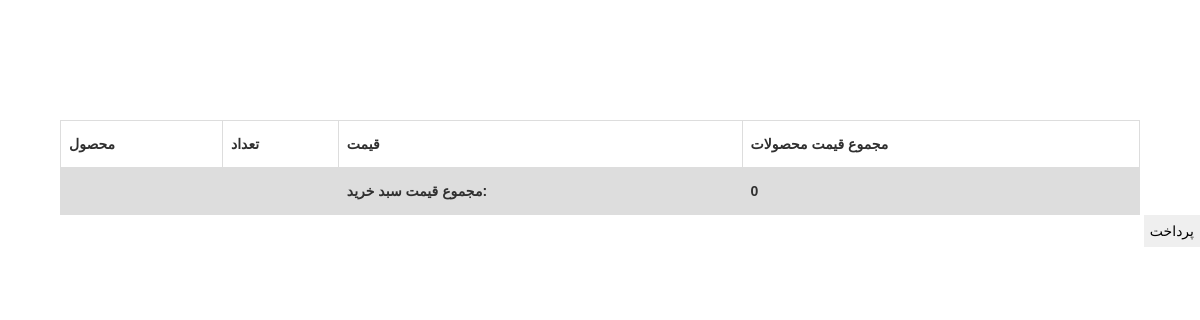
/cartu/cart/cart_shop (signed in), run on an earlier commit of the app's database.
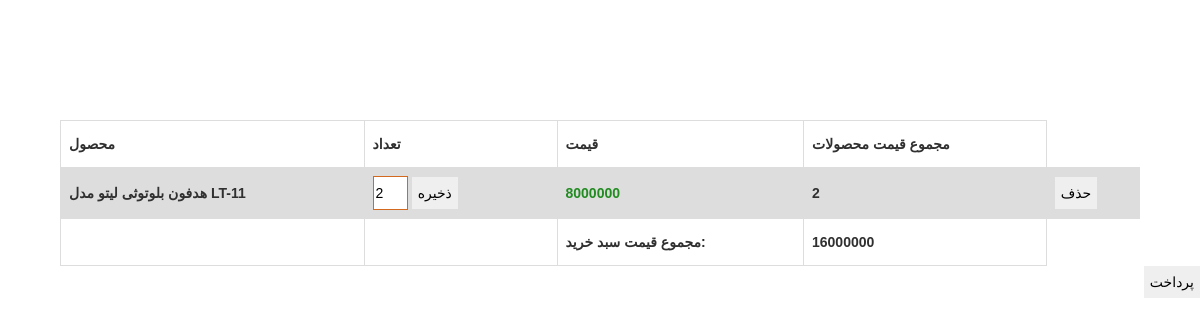
And on a later commit of the database.
### cart/models.py (models this page shows, shortened)
class order_details(models.Model):
    product = models.ForeignKey(product, on_delete=models.CASCADE)
    order = models.ForeignKey(order, on_delete=models.CASCADE)
    final_price = models.IntegerField(null=True, blank=True)
    countp = models.IntegerField(blank=True, null=True)

### products/models.py (models this page shows, shortened)
class product(models.Model):
    pic = models.ImageField(upload_to='image', null=True, blank=True)
    pic1 = models.ImageField(upload_to='image', null=True, blank=True)
    pic2 = models.ImageField(upload_to='image', null=True, blank=True)
    title = models.CharField(max_length=30,verbose_name='عنوان')
    category1 = models.ForeignKey(category, default=True, on_delete=models.CASCADE, null=True, blank=True,
                                  related_name='gat',verbose_name='دسته بندی')
    number = models.IntegerField(blank=True, null=True, default=0,verbose_name='تعداد')
    brand = models.ForeignKey(brand, on_delete=models.CASCADE, null=True, blank=True, default="null",verbose_name='برند')
    price = models.IntegerField(verbose_name='قیمت')
    discripion = models.CharField(max_length=300 ,verbose_name='توضیحات')
    slug = models.SlugField(max_length=30,verbose_name='نماش در لینک')
    is_active = models.BooleanField(default=True ,verbose_name='فعال')
    is_discount = models.BooleanField(default=False)
    last_price = models.IntegerField(null=True, blank=True)
    cent = models.IntegerField(null=True, blank=True, default=0)
    class Meta:
        verbose_name = 'محصول'
        verbose_name_plural = "محصولات"

### cart/views.py (the view)
# urls.py: path('cart/cart_shop', views.cart_shoping.as_view(), name='cart_shoping'),
class cart_shoping(View):
    def get(self, request):
        current_user = request.user
        if str(current_user) != "AnonymousUser":
            mul = 0
            user_open, created = order.objects.get_or_create(is_paid=False, user_id=request.user)
            cart_shop = user_open.order_details_set.all()
            for i in cart_shop:
                mul += i.countp * i.product.price
            print(mul)
            return render(request, 'cart_shoper.html', {'cart_shop': user_open, 'multi': mul})

### register/models.py (called while the page is built)
    def __str__(self):
        return self.email

### cart/templates/cart_shoper.html (shortened to what this page needs)
{% extends 'base.html' %}
{% load static %}
{% load django_template_maths %}
{% block content %}
     <link href="{% static 'fontawesomefree/css/all.min.css' %}" rel="stylesheet" type="text/css">
     <div id="tb" class="div_org" >
<table  dir="ltr">
  <tr>
    <th>محصول</th>
    <th>تعداد</th>
    <th>قیمت</th>
      <th>مجموع قیمت محصولات</th>
  </tr>
{% for dit in cart_shop.order_details_set.all %}
<tr >
    <th>{{ dit.product.title }}</th>
    <th> <input id="id_p{{ dit.id }}" value="{{ dit.product.number }}" type="hidden">
        <input  id="num{{ dit.id }}"  style="width:20%;border:solid 1px chocolate; " min="1" max="{{ dit.product.number }}" value="{{ dit.countp }}" type="number">
        <button onclick="savecount('num{{ dit.id }}',{{ dit.id }},'id_p{{ dit.id }}')" >ذخیره</button> </th>
    <th>
        {% if dit.product.is_discount is True %}
           <del>{{ dit.product.last_price }}</del>
            <small style="color: #f12c2c">%{{ dit.product.cent }}</small>
        <b style="color: forestgreen"> {{dit.product.price}}</b>
            {% else %}
           <b style="color: forestgreen"> {{dit.product.price}}</b>
        {% endif %}
    </th>
    <th>{{dit.countp|mul:dit.product.price}}</th>
    <th><a onclick="add({{ dit.id }})"><button>حذف</button></a></th>
</tr>
{% endfor %}
<tr>
    <th></th>
    <th></th>
    <th>مجموع قیمت سبد خرید:</th>
    <th>{{ multi }}</th>
</tr>
</table>
<a href="{% url 'gateway' %}"><button >پرداخت</button></a>
</div>
{% endblock %}

What changed in the data, as far as the page shows it:
added order_details: product "هدفون بلوتوثی لیتو مدل LT-11", countp "2", product.price "8000000", countp|mul "2"
Also different on the page:
{{ multi }}: "0" → "16000000"
